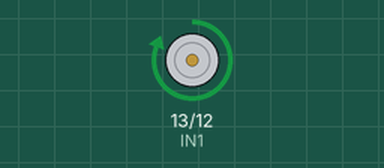
Simulated run of this sketch. Board: ESP32. Parts: motor-driver pin pairs drawn as motors (green arrow = first pin HIGH = forward, orange = second pin HIGH = backward, longer = more drive, scaled by the enable pin).

Above: at 1.1 s.
At 4.1 s:
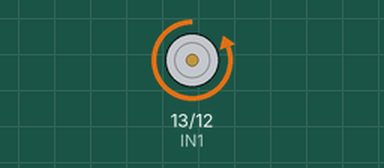
At 6.1 s:
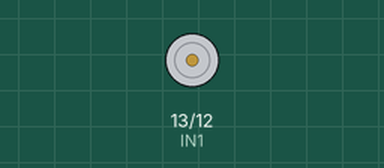
Timing chart, 0 to 7.6 s (numbered marks = the images above):
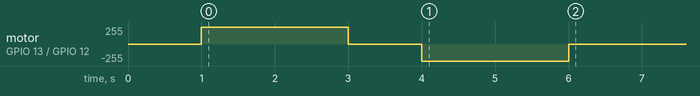

The sketch:

l293-esp32-test.ino
```cpp
// Program for running the motors via the L293D motor driver IC on an ESP32 devkit

#define IN1 13
#define IN2 12
#define ENA 14

void setup() {
  pinMode(IN1, OUTPUT);
  pinMode(IN2, OUTPUT);
  pinMode(ENA, OUTPUT);

  delay(1000);

  // Forward
  digitalWrite(IN1, HIGH);
  digitalWrite(IN2, LOW);
  analogWrite(ENA, 255);
  delay(2000);

  // Stop
  analogWrite(ENA, 0);
  delay(1000);

  // Backwards
  digitalWrite(IN1, LOW);
  digitalWrite(IN2, HIGH);
  analogWrite(ENA, 255);
  delay(2000);

  // Stop
  analogWrite(ENA, 0);
}

void loop() {

}
```
